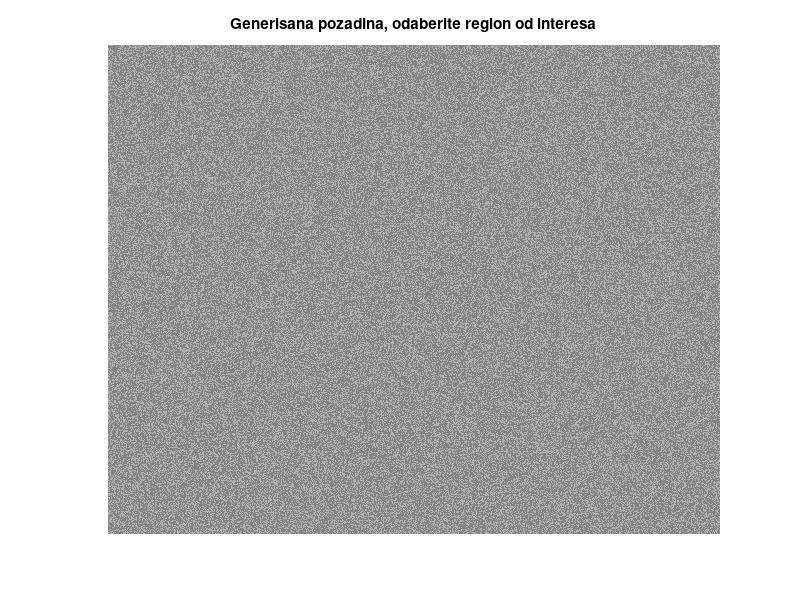

Write the MATLAB code that produced this figure. (Note: this script raises an error after producing the figure.)
%% Formiranje kolaza raznih slika

%% Inicijalizacija

close all
clear all
clc

%% Dimenzije slike
% izmeniti u odgovarajucu velicinu
vrste = 512;
kolone = 640;

%% Formiranje pozadine
% Formira se pozadina od slucajnog suma. Umesto ovako formirane pozadine,
% moguce je ucitati sliku od interesa i na njoj vrsiti izdvajanje
pozadina = zeros(vrste, kolone);

for vr = 1:vrste
    for ko = 1:kolone
        trenutni = rand(1);
        if(trenutni < 0.5)
            pozadina(vr,ko) = 0.5;
        else if(trenutni < 0.7)
                pozadina(vr,ko) = trenutni;
            else
                pozadina(vr,ko) = 0.7;
            end
        end
    end
end

%% Ucitavanje slike
% slika = imread('ime.jpg');

%% Prikaz generisane pozadine ili ucitane slike
figure
imshow(pozadina)
title('Generisana pozadina, odaberite region od interesa')

% Kod za izdvajanje regiona od interesa. Treba da postoji prikazana slika
% na ekranu, bilo generisana bilo ucitana. Kliktanjem na odgovarajuca mesta
% na slici se pravi izlomljena linija. Linija mora da se zatvori tako sto
% se poslednji klik izvrsi na pocetnu tacku. Pojavice se krug kada se
% kursor dovede iznad pocetne tacke. Posle klika moguce je pomerati ceo
% region radi boljeg pozicioniranja. Dvoklik na region zavrsava operaciju
% odabira zeljenog regiona
region = roipoly;

% Kada se zavrsi izbor zeljenog regiona, prikazuje crno bela slika.
% Izabrani deo je prikazan belom bojom.
figure
imshow(region)

%% Pamcenje slike
% Izabranu sliku zapamtimo radi daljeg koriscenja
imwrite(region,'odabrano.jpg');
